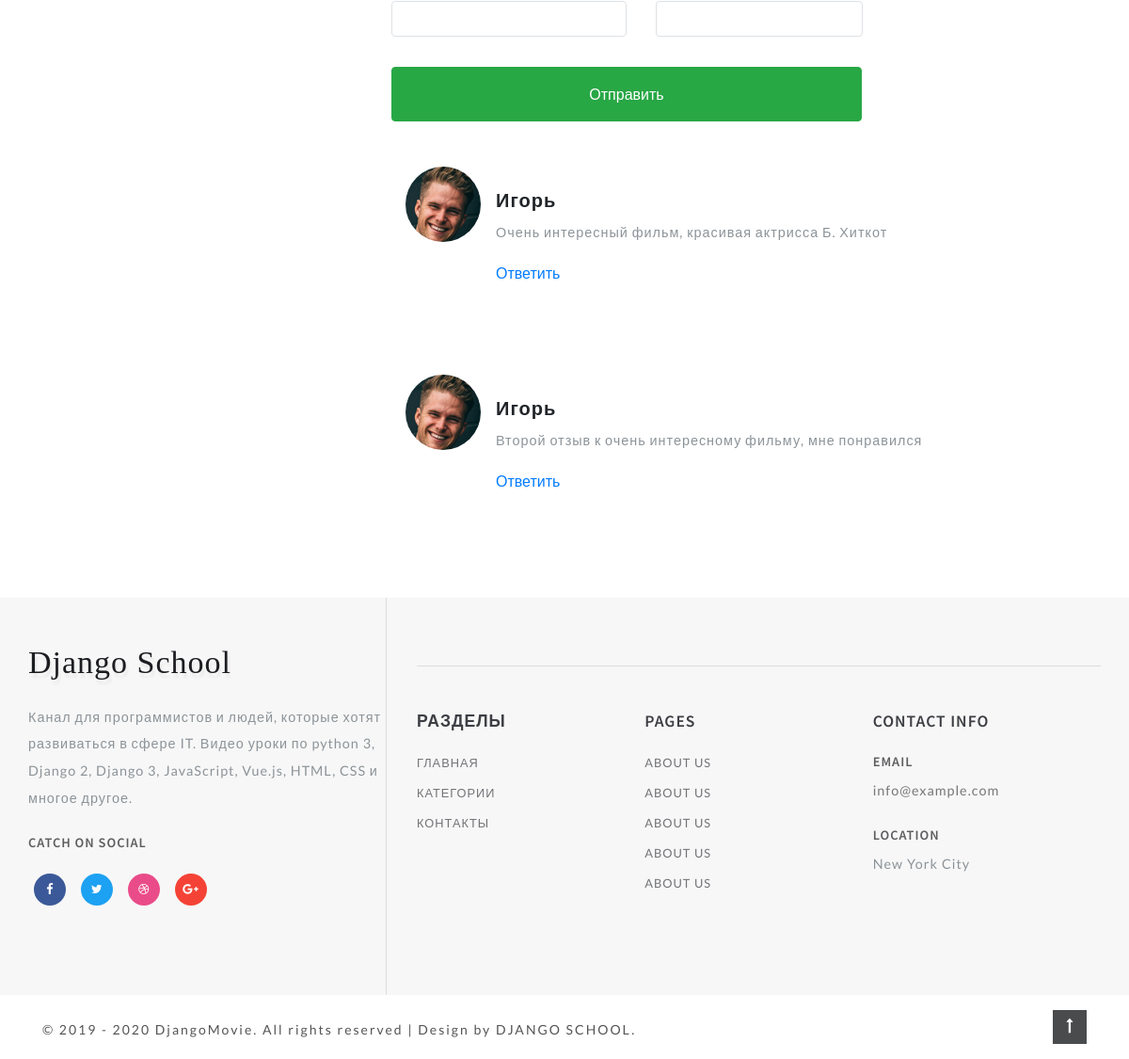
Page /dark_shadows/ (lower part) on the earlier database version.
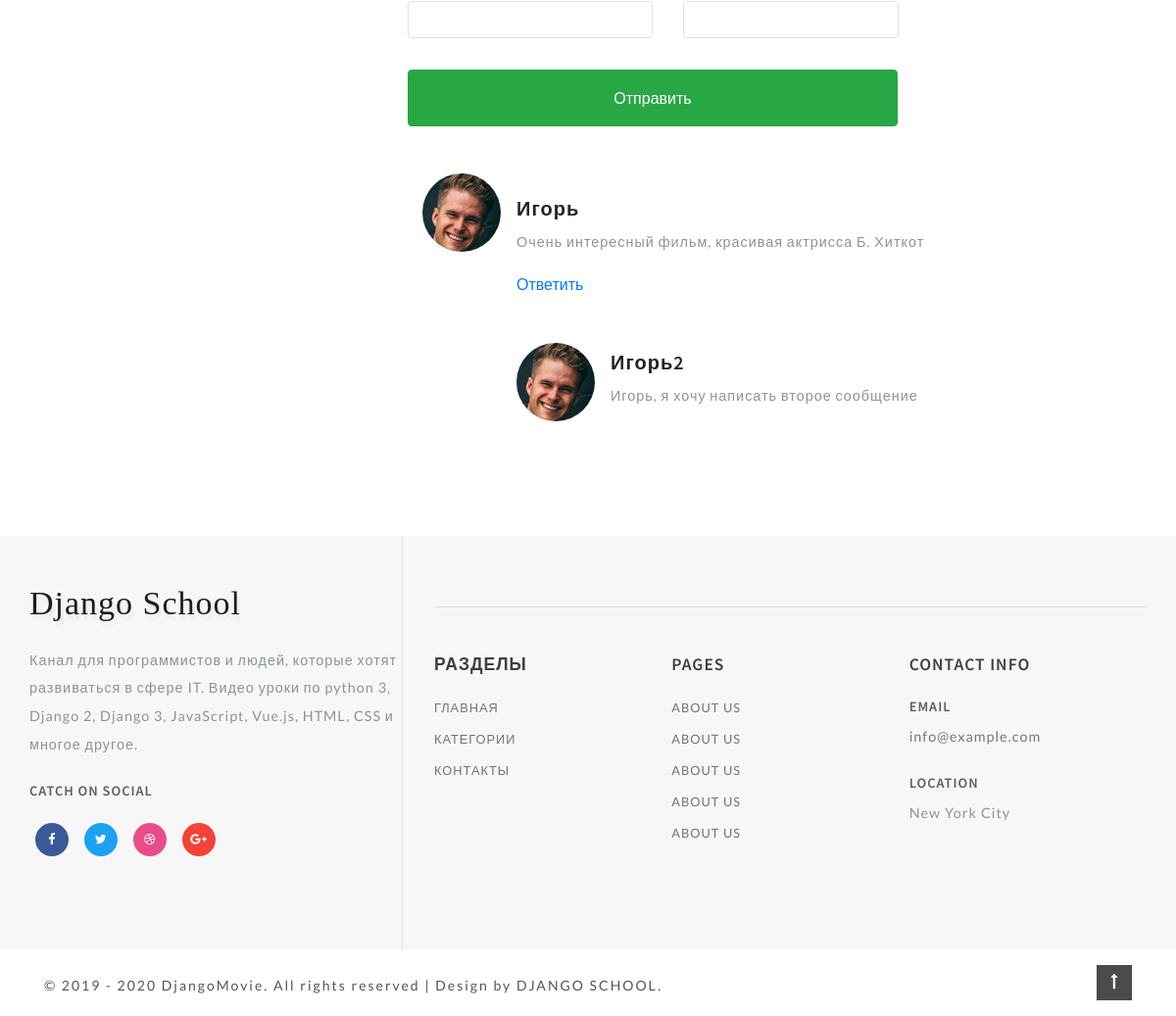
Same page on the later database version.
### movies/models.py (models this page shows, shortened)
class Reviews(models.Model):
    email = models.EmailField()
    name = models.CharField("Имя", max_length=100)
    text = models.TextField("Сообщение", max_length=5000)
    parent = models.ForeignKey('self', verbose_name="Родитель", on_delete=models.SET_NULL, blank=True, null=True)
    movie = models.ForeignKey(Movie, verbose_name="фильм", on_delete=models.CASCADE)
    class Meta:
        verbose_name = "Отзыв"
        verbose_name_plural = "Отзывы"

### movies/views.py (the view)
# urls.py: path("<slug:slug>/", views.MovieDetailView.as_view(), name="movie_detail"),
class MovieDetailView(DetailView):
    model = Movie
    slug_field = "url"

### movies/models.py (called while the page is built)
    def get_review(self):
        return self.reviews_set.filter(parent__isnull=True)

### templates/movies/movie_detail.html (shortened to what this page needs)
{% extends "movies/base.html" %}
{% load static %}
{% block container %}
    <div class="container py-md-3">
{% endblock %}
{% block sidebar %}
    <div class="side-bar col-lg-4">
{% endblock %}
{% block movie %}
    <div class="left-ads-display col-lg-8">
        <div class="row">
            <div class="single-form-left">
                <div class="contact-single">
                    <form action="{% url 'add_review' movie.id %}" method="post" class="mt-4" id="formReview">
                        <div class="d-sm-flex">
                            <div class="col-sm-6 form-group p-0 editContent">
                                <input type="text" class="form-control border" id="contactusername" required=""
                                       name="name">
                            </div>
                            <div class="col-sm-6 form-group ml-sm-3 editContent">
                                <input type="email" class="form-control border" id="contactemail" required=""
                                       name="email">
                            </div>
                        </div>
                        <button type="submit" class="mt-3 btn btn-success btn-block py-3">
                            Отправить
                        </button>
                    </form>
                </div>
            </div>
        </div>
        {% for review in movie.get_review %}
            <div class="media py-5">
                <img src="{% static 'images/te2.jpg' %}" alt="image" class="mr-3 img-fluid">
                <div class="media-body mt-4">
                    <h5 class="mt-0 editContent">
                        {{ review.name }}
                    </h5>
                    <p class="mt-2 editContent">
                        {{ review.text }}
                    </p>
                    <a href="#formReview" onclick="addReview('{{ review.name }}', '{{ review.id }}')">Ответить</a>
                    {% for rew in review.reviews_set.all %}
                        <div class="media mt-5 editContent">
                            <a href="#" class="pr-3">
                                <img src="{% static 'images/te2.jpg' %}" alt="image" class="img-fluid">
                            </a>
                            <div class="media-body">
                                <h5 class="mt-2 editContent">{{ rew.name }}</h5>
                                <p class="mt-2 editContent">{{ rew.text }}</p>
                            </div>
                        </div>
                    {% endfor %}
                </div>
            </div>
        {% endfor %}
    </div>
    </div>
    </div>
{% endblock %}

Differences in the rows shown:
removed Reviews: name "Игорь", text "Второй отзыв к очень интересному фильму, мне понравился"
added Reviews: name "Игорь2", text "Игорь, я хочу написать второе сообщение", shown under "Игорь"
